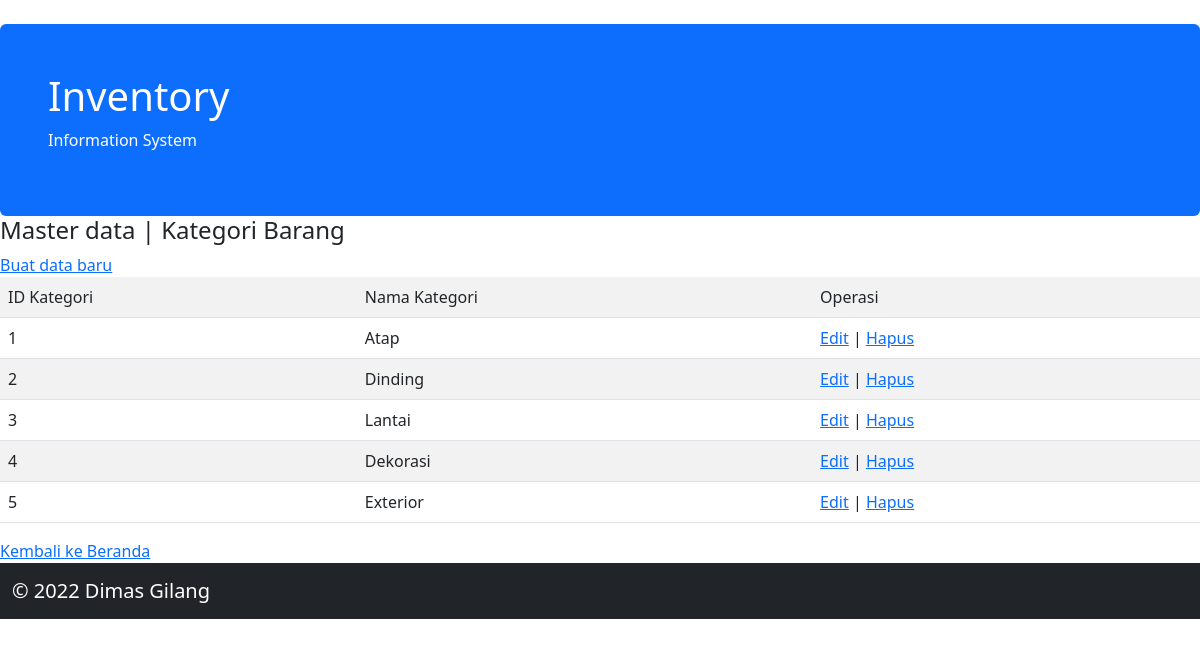
Page /masterdata/kategori_barang.php on the committed database.
### tables this page shows
CREATE TABLE `kategori_barang` (
  `id_kategori` int(11) NOT NULL AUTO_INCREMENT,
  `nama_kategori` text DEFAULT NULL,
  PRIMARY KEY (`id_kategori`)
);

### masterdata/kategori_barang.php (the view, shortened to what this page needs)
<!DOCTYPE html>
<html>
	<head>
		<link rel="stylesheet" type="text/css" href="../style/bootstrap-5.2.0-beta1-dist/css/bootstrap.min.css">
	</head>
	<body>
		<?php include '../shared/header.php'; ?>
		<h4>Master data | Kategori Barang</h4>
		<table class="table table-striped">
			<a href="kategori_barang_baru.php">Buat data baru</a>
			<tr>
				<td>ID Kategori</td>
				<td>Nama Kategori</td>
				<td>Operasi</td>
			</tr>
			<?php
				include '../data/koneksi.php';
				$strQuery = "SELECT * FROM kategori_barang";
				$query = mysqli_query($conInventory, $strQuery) or die(mysqli_error());
				while ($data = mysqli_fetch_array($query)) {
					$id_kategori = $data["id_kategori"];
					$nama_kategori = $data["nama_kategori"];
			?>
			<tr>
				<td><?php echo $id_kategori; ?></td>
				<td><?php echo $nama_kategori; ?></td>
				<td>
					<a href="kategori_barang_ubah.php?id_kategori= <?php echo $id_kategori; ?>">Edit</a> |
					<a href="kategori_barang_delete.php?id_kategori= <?php echo $id_kategori; ?>" onclick="return confirm('Yakin mau hapus <?php echo $nama_kategori; ?> ?')">
						Hapus
					</a>
				</td>
			</tr>
			<?php } ?>
		</table>
		<a href="..">Kembali ke Beranda</a>
		<?php include '../shared/footer.php'; ?>
	</body>
</html>

### rows in the picture
kategori_barang: id_kategori "1", nama_kategori "Atap"
kategori_barang: id_kategori "2", nama_kategori "Dinding"
kategori_barang: id_kategori "3", nama_kategori "Lantai"
kategori_barang: id_kategori "4", nama_kategori "Dekorasi"
kategori_barang: id_kategori "5", nama_kategori "Exterior"
